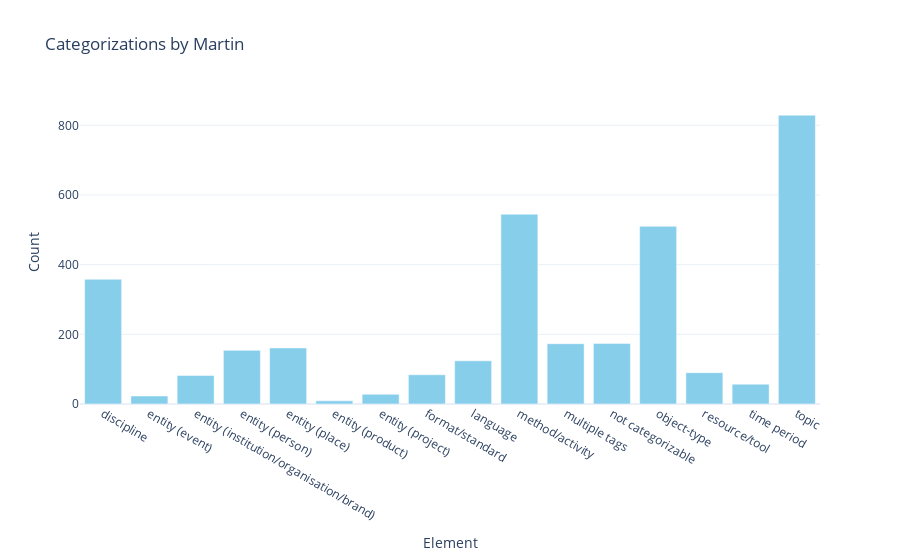

The code cell stored with this chart in its notebook:
### Markdown cell above
### Insight into individual rater behaviour

### Code cell
# Flatten the frozensets and count occurrences
counter = Counter([item for subset in df['Categories_x'] for item in subset])

# Separate the keys and values for plotting
items, counts = zip(*sorted(counter.items(), key=lambda x: x[0]))

# Plot
fig = go.Figure(data=[
    go.Bar(x=items, y=counts, marker_color='skyblue')
])

fig.update_layout(
    title='Categorizations by Martin',
    xaxis_title='Element',
    yaxis_title='Count',
    showlegend=False,
    template="plotly_white"
)

fig.show()

### Figure 1 — Plotly figure (JSON) as saved in the notebook; plotly's stock layout.template omitted (floating-point values rounded to 4 significant figures)
{"data": [{"marker": {"color": "skyblue"}, "type": "bar", "x": ["discipline", "entity (event)", "entity (institution/organisation/brand)", "entity (person)", "entity (place)", "entity (product)", "entity (project)", "format/standard", "language", "method/activity", "multiple tags", "not categorizable", "object-type", "resource/tool", "time period", "topic"], "y": [358, 23, 82, 154, 161, 9, 28, 84, 124, 545, 173, 174, 510, 90, 57, 829]}], "layout": {"showlegend": false, "title": {"text": "Categorizations by Martin"}, "xaxis": {"title": {"text": "Element"}}, "yaxis": {"title": {"text": "Count"}}}}
